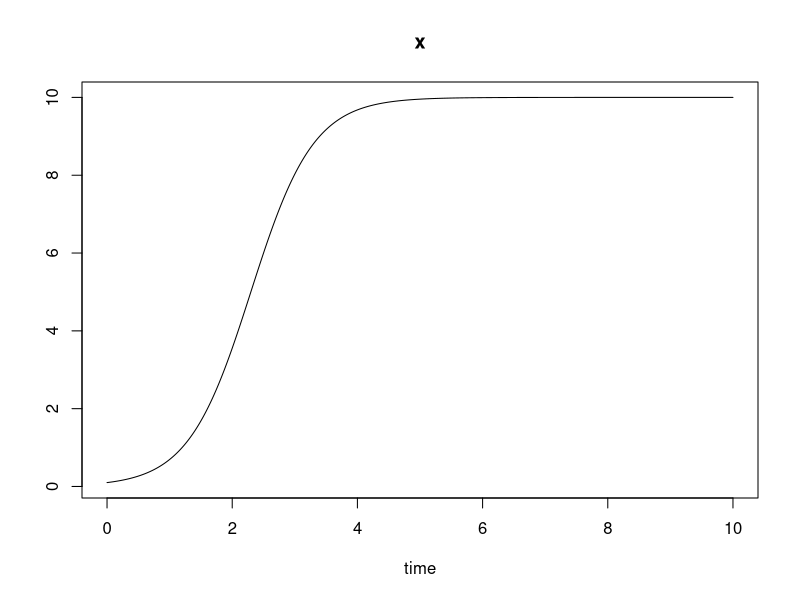

Generate this figure with R:
t <- seq(0, 10, by = 0.01)
# parameters
parameters <- c(r = 2, K = 10)

# initial condition
state <- c(x = 0.1)

# let's define the right-hand side of the differential equation
# It must be a function of the dependent variable (x) and of the 
# time (t), even if time does not appear explicitly
# this is how you define a function:
logistic <- function(t, state, parameters){
  with(as.list(c(state, parameters)), {
    dx <- r*x*(1-x/K)
    list(dx)
  })
}

library(deSolve)
out <- ode(y = state, times = t, func = logistic, parms = parameters)

plot(out)
